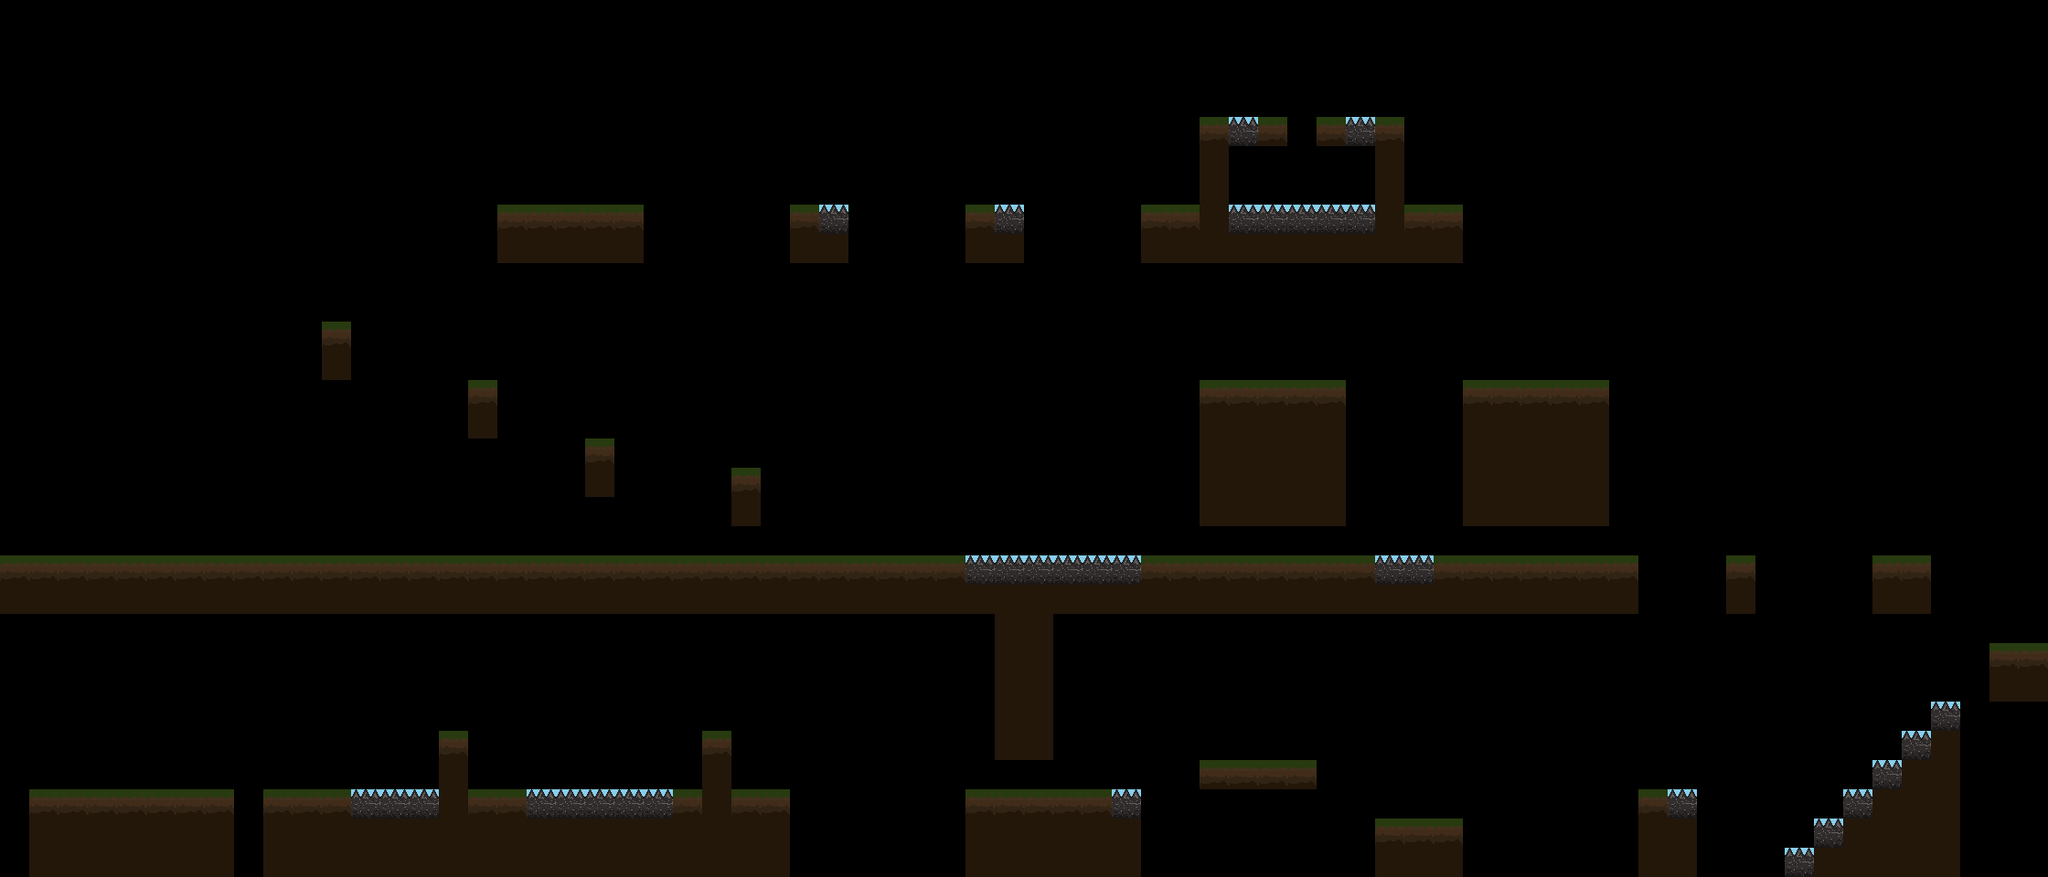

This game map was drawn from its Tiled (.tmx) file and the tilesets committed beside it. A one-line description and the trimmed map source follow:
An orthogonal 70x30 tile map with 32x32 px tiles, 2 tile layers (Warstwa Kafelków 1, Hazards), 3 tilesets and 2 objects (chest, spawn).

<map version="1.10" tiledversion="1.12.1" orientation="orthogonal" renderorder="right-down" width="70" height="30" tilewidth="32" tileheight="32" infinite="0" nextlayerid="6" nextobjectid="18">
 <tileset firstgid="1" name="Ziemia " tilewidth="32" tileheight="32" tilecount="1" columns="1">
  <image source="tile.png" width="32" height="32" />
 </tileset>
 <tileset firstgid="2" name="Dirt" tilewidth="32" tileheight="32" tilecount="1" columns="1">
  <image source="dirt.png" width="32" height="32" />
 </tileset>
 <tileset firstgid="3" name="spikes" tilewidth="32" tileheight="32" tilecount="1" columns="1">
  <image source="spikes.png" width="32" height="32" />
 </tileset>
 <layer id="1" name="Warstwa Kafelków 1" width="70" height="30">
  <data>[2100 cells, 341 non-empty, 2 distinct tile ids]</data>
 </layer>
 <objectgroup id="2" name="Warstwa Obiektu 1">
  <object id="3" name="chest" x="1468.33" y="188.666" width="29.6667" height="30.3333" />
  <object id="13" name="spawn" x="114" y="856">
   <point />
  </object>
 </objectgroup>
 <layer id="5" name="Hazards" width="70" height="30">
  <data>[2100 cells, 33 non-empty, 1 distinct tile ids]</data>
 </layer>
</map>
